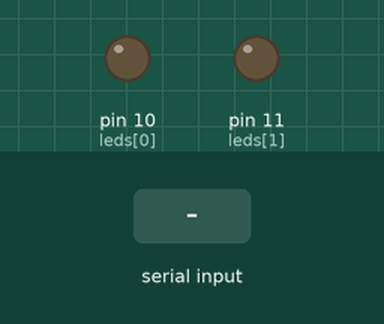
This sketch was run on a simulated Arduino Uno, built with avr-gcc and run on an emulated ATmega328P. On the bench: output pins drawn as LEDs (lit = HIGH). Inputs (shaded band) come from the test bench. What the sketch prints to the serial monitor is not drawn.

Above: at 1.2 s.
1.3 s: "1" received over Serial
At 2.8 s:
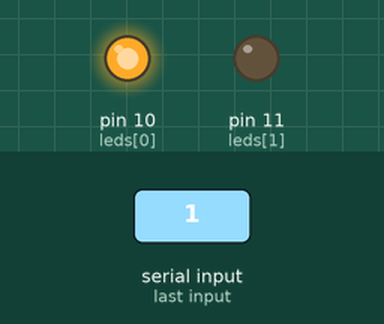
3.8 s: "3" received over Serial
At 5.8 s:
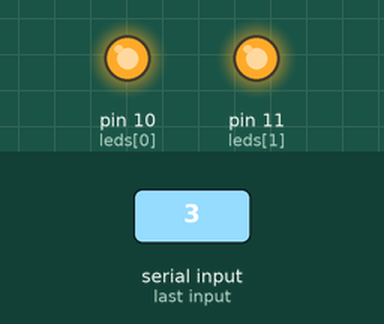
6.3 s: "2" received over Serial
At 7.7 s:
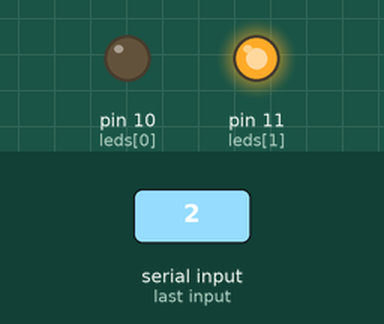
8.8 s: "4" received over Serial
At 10.8 s:
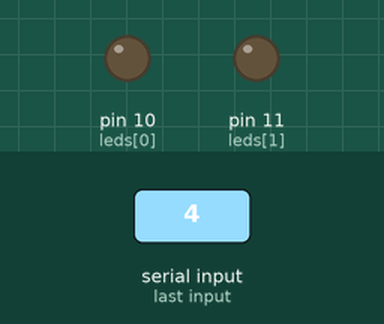
Timing chart, 0 to 12.3 s (numbered marks = the images above; inputs shaded):
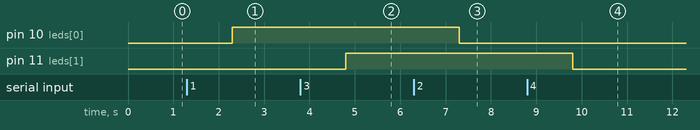

Measured:
- after the input at 1.3 s, pin 10 (leds[0]): LOW → HIGH after 1.0 s
- after the input at 3.8 s, pin 11 (leds[1]): LOW → HIGH after 1.0 s
- after the input at 6.3 s, pin 10 (leds[0]): HIGH → LOW after 1.0 s
- after the input at 8.8 s, pin 11 (leds[1]): HIGH → LOW after 1.0 s

The sketch:

ProjetoGenius-23504-23507.ino
```cpp
// armazena os pinos dos leds
int leds[] = {10, 11};

// armazena valores de entrada
int valores[] = {1, 2, 3, 4};

int tempoPiscar = 500;  // Define o tempo de piscar em milissegundos

void setup() {
  // Configura os pinos dos LEDs como saída
  pinMode(leds[0], OUTPUT);
  pinMode(leds[1], OUTPUT);

  Serial.begin(9600);
  Serial.println("....................");
  Serial.println("PRESSIONE VALOR DE ENTRADA..");
  Serial.println("....................");
}

// Função utilizada para piscar 1 LED individualmente
void acenderLed(int led) {
  digitalWrite(led, HIGH);
}


void loop() {
  if (Serial.available()) {
    String valor = Serial.readString();
    if (valor == "1") {
      digitalWrite(leds[0], HIGH);   // Liga e pisca o LED 1
    } else if (valor == "2") {
      digitalWrite(leds[0], LOW);  // Desliga o LED 1
    } else if (valor == "3") {
      digitalWrite(leds[1], HIGH);  // Liga e pisca o LED 2
    } else if (valor == "4") {
      digitalWrite(leds[1], LOW);  // Desliga o LED 2
    }
  }
}
```
